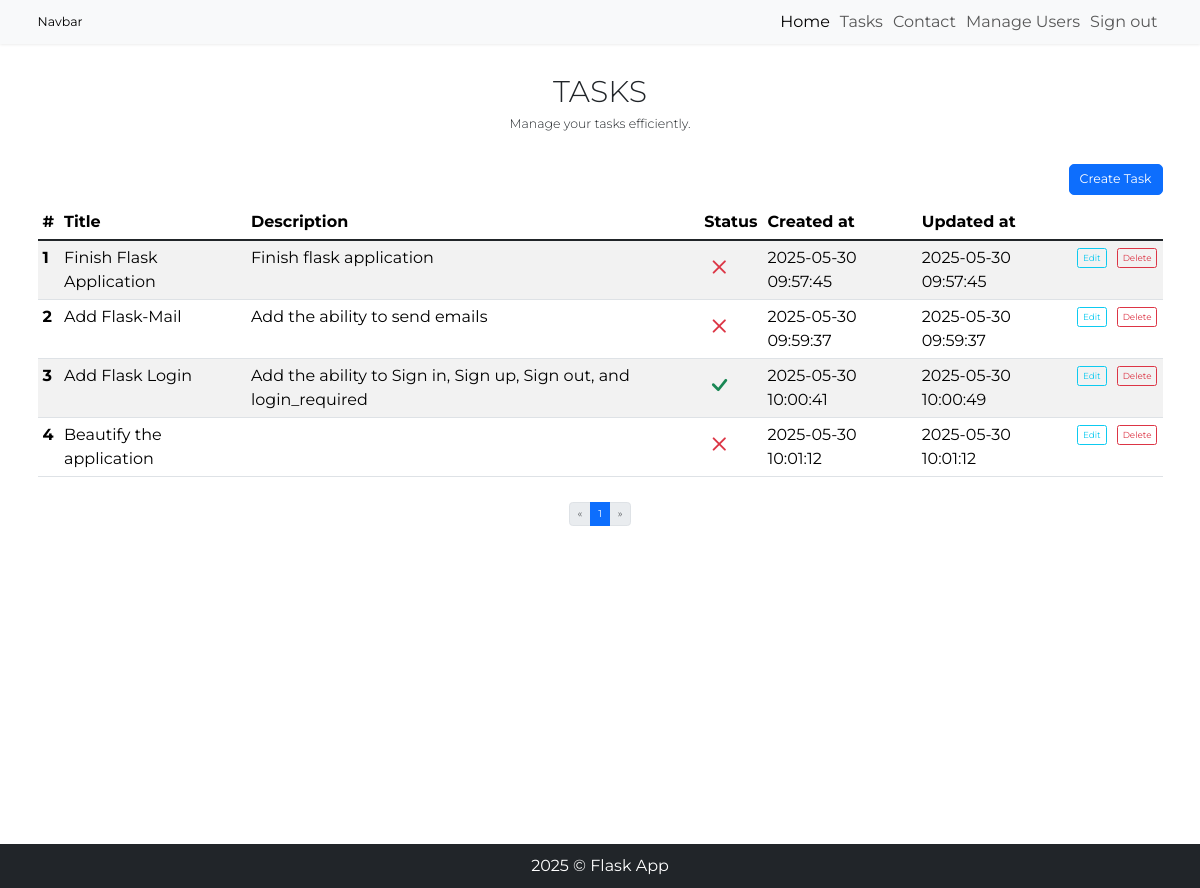
Before: /tasks/tasks (signed in) with the older database file.
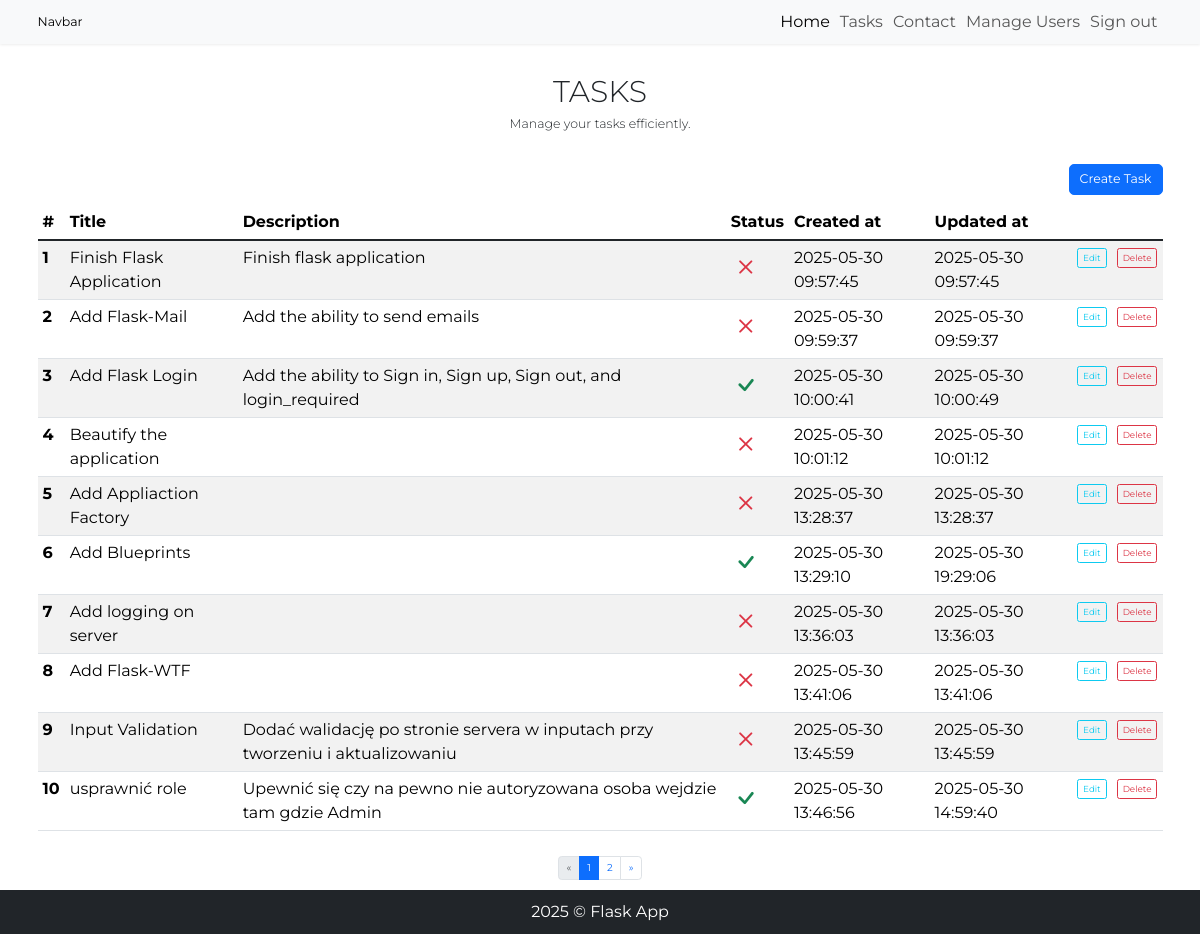
After: the same page with the newer database file.
### taskmanager_app/models.py (models this page shows, shortened)
class Todo(db.Model):
    __tablename__ = 'todos'
    id = db.Column(db.Integer, primary_key=True)
    title = db.Column(db.String(100), nullable=False)
    description = db.Column(db.String(300))
    is_done = db.Column(db.Boolean, default=False)
    created_at = db.Column(db.DateTime, server_default=db.func.now())
    updated_at = db.Column(db.DateTime, server_default=db.func.now(), onupdate=db.func.now())
    user_id = db.Column(db.Integer, db.ForeignKey('users.id', name='fk_todos_user_id'), nullable=False)

### taskmanager_app/tasks/routes.py (the view)
@tasks_bp.route('/tasks', methods=['GET'])
@login_required
def get_all_tasks():
    page = request.args.get('page', 1, type=int)
    per_page = 10
    pagination = Todo.query \
        .filter_by(user_id=current_user.id) \
        .order_by(Todo.id) \
        .paginate(page=page, per_page=per_page)
    tasks = pagination.items
    return render_template('task.html', tasks=tasks, pagination=pagination)

### taskmanager_app/templates/task.html (shortened to what this page needs)
{% extends 'base.html' %}
{% block content %}
<h1 class="display-5 text-center text-uppercase mt-5">Tasks</h1>
<p class="lead text-center mb-5">Manage your tasks efficiently.</p>
<div class="container">
        <div class="row mb-3">
            <div class="col-md-12">
                <button class="btn btn-primary btn-lg float-end" type="button" data-bs-toggle="modal"
                    data-bs-target="#createModal">Create Task</button>
            </div>
        </div>
</div>
<div class="container d-flex flex-column align-items-center">
    <table class="table table-striped table-hover">
        <thead>
            <tr>
                <th scope="col">#</th>
                <th scope="col">Title</th>
                <th scope="col">Description</th>
                <th scope="col">Status</th>
                <th scope="col">Created at</th>
                <th scope="col">Updated at</th>
                <th scope="col"></th>
                <th scope="col"></th>
            </tr>
        </thead>
        <tbody class="table-group-divider">
            {% for task in tasks %}
            <tr>
                <th scope="row">{{ loop.index }}</th>
                <td>{{ task.title }}</td>
                <td>{{ task.description }}</td>
                {% if task.is_done %}
                <td><i class="bi bi-check text-success"></i></td>
                {% else %}
                <td><i class="bi bi-x text-danger"></i></td>
                {% endif %}
                <td>{{ task.created_at }}</td>
                <td>{{ task.updated_at }}</td>
                <td><button class="btn btn-sm btn-outline-info" type="button" data-bs-toggle="modal"
                        data-bs-target="#editModal-{{ task.id }}">Edit</button></td>
                <td><button class="btn btn-sm btn-outline-danger" type="button" data-bs-toggle="modal"
                        data-bs-target="#deleteModal-{{ task.id }}">Delete</button></td>
            </tr>
            {% endfor %}
        </tbody>
    </table>
    <nav class="mt-4" aria-label="Page navigation">
        <ul class="pagination mx-auto">
            <li class="page-item">
                <a class="page-link {% if pagination.page == 1 %}disabled{% endif %}"
                    href="{{ url_for('tasks.get_all_tasks', page=1) }}" {% if pagination.page==1 %}tabindex="-1" {% endif %}
                    aria-label="First">
                    <span aria-hidden="true">&laquo;</span>
                </a>
            </li>
            <li class="page-item"><span class="page-link active" href="{{ url_for('tasks.get_all_tasks', page=page) }}"
                    aria-current="page">{{ pagination.page }}</span></li>
            {% if pagination.has_next %}
            <li class="page-item"><a class="page-link"
                    href="{{ url_for('tasks.get_all_tasks', page=pagination.next_num) }}">{{ pagination.next_num }}</a></li>
            {% endif %}
            <li class="page-item">
                <a class="page-link {% if not pagination.page < pagination.pages %}disabled{% endif %}"
                    href="{{ url_for('tasks.get_all_tasks', page=pagination.pages) }}" aria-label="Last">
                    <span aria-hidden="true">&raquo;</span>
                </a>
            </li>
        </ul>
    </nav>
</div>
{% endblock %}

### taskmanager_app/templates/base.html (shortened to what this page needs)
{% from 'macros.html' import show_flash_message, show_all_flashed_messages %}
<!DOCTYPE html>
<head>
    <link rel="stylesheet" href="https://cdn.jsdelivr.net/npm/bootstrap-icons@1.13.1/font/bootstrap-icons.min.css">
    <link href="https://cdn.jsdelivr.net/npm/bootstrap@5.3.6/dist/css/bootstrap.min.css" rel="stylesheet"
>
    <link rel="stylesheet" href="{{ url_for('static', filename='css/style.css') }}">
</head>
<body>
    {% include 'nav.html' %}
    <main>
        {% block content %}
        {% endblock %}
    </main>
    {% include 'footer.html' %}
</body>
</html>

### taskmanager_app/templates/nav.html (shortened to what this page needs)
<nav class="navbar navbar-expand-lg bg-body-tertiary top-0 shadow-sm z-index-1000">
    <div class="container">
        <a class="navbar-brand" href="#">Navbar</a>
        <div class="collapse navbar-collapse" id="navbarNavAltMarkup">
            <div class="navbar-nav ms-auto">
                <a class="nav-link active" aria-current="page" href="{{ url_for('index') }}">Home</a>
                <a class="nav-link" href="{{ url_for('tasks.get_all_tasks') }}">Tasks</a>
                <a class="nav-link" href="{{ url_for('form') }}">Contact</a>
                {% if current_user.is_admin %}
                    <a class="nav-link" href="{{ url_for('admin.manage_users') }}">Manage Users</a>
                {% endif %}
                {% if current_user.is_authenticated %}
                    <a class="nav-link" href="{{ url_for('auth.signout') }}">Sign out</a>
                {% else %}
                    <a class="nav-link" href="{{ url_for('auth.signin') }}">Sign in</a>
                    <a class="nav-link" href="{{ url_for('auth.signup') }}">Sign up</a>
                {% endif %}
            </div>
        </div>
    </div>
</nav>

### taskmanager_app/templates/footer.html
<footer class="footer bg-dark text-white text-center py-3">
    <p class="footer__text m-0">2025 &copy; Flask App</p>
</footer>

### taskmanager_app/static/css/style.css (style rules this page uses)
*, *::before, *::after { box-sizing: border-box; padding: 0; margin: 0; }
body { position: relative; font-size: 1.6rem; font-family: "Montserrat", sans-serif; }
main { min-height: 100vh; }
.bi { font-size: 3rem; }
.footer { display: flex; justify-content: center; align-items: center; }

Changed rows visible on the page:
added Todo: title "Add Appliaction Factory", is_done False (drawn), created_at "2025-05-30 13:28:37", updated_at "2025-05-30 13:28:37"
added Todo: title "Add Blueprints", is_done True (drawn), created_at "2025-05-30 13:29:10", updated_at "2025-05-30 19:29:06"
added Todo: title "Add logging on server", is_done False (drawn), created_at "2025-05-30 13:36:03", updated_at "2025-05-30 13:36:03"
added Todo: title "Add Flask-WTF", is_done False (drawn), created_at "2025-05-30 13:41:06", updated_at "2025-05-30 13:41:06"
added Todo: title "Input Validation", description "Dodać walidację po stronie servera w inputach przy tworzeniu i aktualizowaniu", is_done False (drawn), created_at "2025-05-30 13:45:59", updated_at "2025-05-30 13:45:59"
added Todo: title "usprawnić role", description "Upewnić się czy na pewno nie autoryzowana osoba wejdzie tam gdzie Admin", is_done True (drawn), created_at "2025-05-30 13:46:56", updated_at "2025-05-30 14:59:40"
Other visible differences:
{{ pagination.next_num }}: (not shown) → "2"
